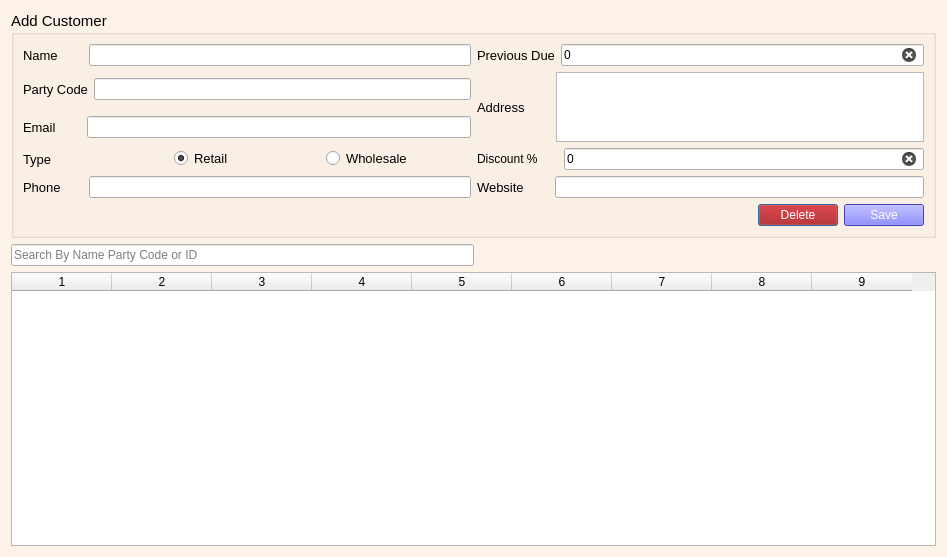
<?xml version="1.0" encoding="UTF-8"?>
<ui version="4.0">
 <class>Dialog</class>
 <widget class="QDialog" name="Dialog">
  <property name="windowModality">
   <enum>Qt::ApplicationModal</enum>
  </property>
  <property name="geometry">
   <rect>
    <x>0</x>
    <y>0</y>
    <width>947</width>
    <height>557</height>
   </rect>
  </property>
  <property name="windowTitle">
   <string>Dialog</string>
  </property>
  <property name="styleSheet">
   <string notr="true">QDialog{
background-color: rgb(252, 242, 231);
	color: rgb(0, 0, 0);
}</string>
  </property>
  <layout class="QGridLayout" name="gridLayout_5">
   <item row="0" column="0">
    <widget class="QGroupBox" name="groupBox">
     <property name="font">
      <font>
       <pointsize>11</pointsize>
      </font>
     </property>
     <property name="styleSheet">
      <string notr="true"/>
     </property>
     <property name="title">
      <string>Add Customer</string>
     </property>
     <layout class="QGridLayout" name="gridLayout">
      <item row="4" column="1">
       <layout class="QHBoxLayout" name="horizontalLayout_6">
        <item>
         <widget class="QLabel" name="label_4">
          <property name="font">
           <font>
            <pointsize>10</pointsize>
           </font>
          </property>
          <property name="text">
           <string>Website       </string>
          </property>
         </widget>
        </item>
        <item>
         <widget class="QLineEdit" name="website">
          <property name="clearButtonEnabled">
           <bool>true</bool>
          </property>
         </widget>
        </item>
       </layout>
      </item>
      <item row="0" column="1">
       <layout class="QHBoxLayout" name="horizontalLayout_8">
        <item>
         <widget class="QLabel" name="label_9">
          <property name="font">
           <font>
            <pointsize>10</pointsize>
           </font>
          </property>
          <property name="text">
           <string>Previous Due</string>
          </property>
         </widget>
        </item>
        <item>
         <widget class="QLineEdit" name="due">
          <property name="text">
           <string>0</string>
          </property>
          <property name="clearButtonEnabled">
           <bool>true</bool>
          </property>
         </widget>
        </item>
       </layout>
      </item>
      <item row="5" column="1">
       <layout class="QGridLayout" name="gridLayout_2">
        <item row="0" column="0">
         <spacer name="horizontalSpacer_2">
          <property name="orientation">
           <enum>Qt::Horizontal</enum>
          </property>
          <property name="sizeHint" stdset="0">
           <size>
            <width>40</width>
            <height>20</height>
           </size>
          </property>
         </spacer>
        </item>
        <item row="0" column="1">
         <widget class="QPushButton" name="deleteb">
          <property name="styleSheet">
           <string notr="true">background-color: rgb(170, 0, 0);
color: rgb(255, 255, 255);</string>
          </property>
          <property name="text">
           <string>Delete</string>
          </property>
         </widget>
        </item>
        <item row="0" column="2">
         <widget class="QPushButton" name="updateb">
          <property name="styleSheet">
           <string notr="true">background-color: rgb(85, 85, 255);
color: rgb(255, 255, 255);</string>
          </property>
          <property name="text">
           <string>Save</string>
          </property>
          <property name="shortcut">
           <string>Return</string>
          </property>
         </widget>
        </item>
       </layout>
      </item>
      <item row="0" column="0">
       <layout class="QHBoxLayout" name="horizontalLayout">
        <item>
         <widget class="QLabel" name="label">
          <property name="font">
           <font>
            <pointsize>10</pointsize>
           </font>
          </property>
          <property name="text">
           <string>Name       </string>
          </property>
         </widget>
        </item>
        <item>
         <widget class="QLineEdit" name="name">
          <property name="clearButtonEnabled">
           <bool>true</bool>
          </property>
         </widget>
        </item>
       </layout>
      </item>
      <item row="3" column="0">
       <layout class="QHBoxLayout" name="horizontalLayout_4">
        <item>
         <widget class="QLabel" name="label_7">
          <property name="font">
           <font>
            <pointsize>10</pointsize>
           </font>
          </property>
          <property name="text">
           <string>Type</string>
          </property>
         </widget>
        </item>
        <item>
         <widget class="QRadioButton" name="type">
          <property name="font">
           <font>
            <pointsize>10</pointsize>
           </font>
          </property>
          <property name="text">
           <string>Retail</string>
          </property>
          <property name="checked">
           <bool>true</bool>
          </property>
         </widget>
        </item>
        <item>
         <widget class="QRadioButton" name="type2">
          <property name="font">
           <font>
            <pointsize>10</pointsize>
           </font>
          </property>
          <property name="text">
           <string>Wholesale</string>
          </property>
         </widget>
        </item>
       </layout>
      </item>
      <item row="1" column="0">
       <layout class="QGridLayout" name="gridLayout_3">
        <item row="0" column="0">
         <widget class="QLabel" name="label_6">
          <property name="font">
           <font>
            <pointsize>10</pointsize>
           </font>
          </property>
          <property name="text">
           <string>Party Code</string>
          </property>
         </widget>
        </item>
        <item row="0" column="1">
         <widget class="QLineEdit" name="partycode">
          <property name="clearButtonEnabled">
           <bool>true</bool>
          </property>
         </widget>
        </item>
       </layout>
      </item>
      <item row="2" column="0">
       <layout class="QHBoxLayout" name="horizontalLayout_2">
        <item>
         <widget class="QLabel" name="label_2">
          <property name="font">
           <font>
            <pointsize>10</pointsize>
           </font>
          </property>
          <property name="text">
           <string>Email       </string>
          </property>
         </widget>
        </item>
        <item>
         <widget class="QLineEdit" name="email">
          <property name="clearButtonEnabled">
           <bool>true</bool>
          </property>
         </widget>
        </item>
       </layout>
      </item>
      <item row="4" column="0">
       <layout class="QHBoxLayout" name="horizontalLayout_3">
        <item>
         <widget class="QLabel" name="label_3">
          <property name="font">
           <font>
            <pointsize>10</pointsize>
           </font>
          </property>
          <property name="text">
           <string>Phone      </string>
          </property>
         </widget>
        </item>
        <item>
         <widget class="QLineEdit" name="phone">
          <property name="clearButtonEnabled">
           <bool>true</bool>
          </property>
         </widget>
        </item>
       </layout>
      </item>
      <item row="1" column="1" rowspan="2">
       <layout class="QHBoxLayout" name="horizontalLayout_7">
        <item>
         <widget class="QLabel" name="label_5">
          <property name="font">
           <font>
            <pointsize>10</pointsize>
           </font>
          </property>
          <property name="text">
           <string>Address       </string>
          </property>
         </widget>
        </item>
        <item>
         <widget class="QTextEdit" name="address"/>
        </item>
       </layout>
      </item>
      <item row="3" column="1">
       <layout class="QHBoxLayout" name="horizontalLayout_5">
        <item>
         <widget class="QLabel" name="label_8">
          <property name="text">
           <string>Discount %      </string>
          </property>
         </widget>
        </item>
        <item>
         <widget class="QLineEdit" name="discount">
          <property name="text">
           <string>0</string>
          </property>
          <property name="clearButtonEnabled">
           <bool>true</bool>
          </property>
         </widget>
        </item>
       </layout>
      </item>
     </layout>
    </widget>
   </item>
   <item row="1" column="0">
    <layout class="QGridLayout" name="gridLayout_4">
     <item row="0" column="0">
      <widget class="QLineEdit" name="searchv">
       <property name="placeholderText">
        <string>Search By Name Party Code or ID</string>
       </property>
       <property name="clearButtonEnabled">
        <bool>true</bool>
       </property>
      </widget>
     </item>
     <item row="0" column="1">
      <spacer name="horizontalSpacer">
       <property name="orientation">
        <enum>Qt::Horizontal</enum>
       </property>
       <property name="sizeHint" stdset="0">
        <size>
         <width>40</width>
         <height>20</height>
        </size>
       </property>
      </spacer>
     </item>
    </layout>
   </item>
   <item row="2" column="0">
    <widget class="QTableWidget" name="tableWidget">
     <property name="font">
      <font>
       <family>MS Shell Dlg 2</family>
       <pointsize>10</pointsize>
       <weight>50</weight>
       <italic>false</italic>
       <bold>false</bold>
      </font>
     </property>
     <property name="styleSheet">
      <string notr="true">font: 10pt &quot;MS Shell Dlg 2&quot;;

</string>
     </property>
     <property name="rowCount">
      <number>0</number>
     </property>
     <property name="columnCount">
      <number>9</number>
     </property>
     <column/>
     <column/>
     <column/>
     <column/>
     <column/>
     <column/>
     <column/>
     <column/>
     <column/>
    </widget>
   </item>
  </layout>
 </widget>
 <resources/>
 <connections/>
</ui>
